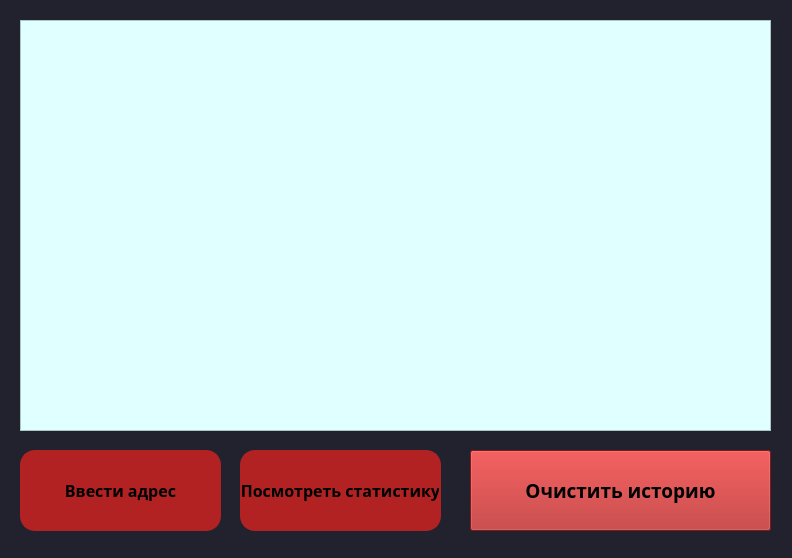
<?xml version="1.0" encoding="UTF-8"?>
<ui version="4.0">
 <class>Form</class>
 <widget class="QWidget" name="Form">
  <property name="geometry">
   <rect>
    <x>0</x>
    <y>0</y>
    <width>792</width>
    <height>558</height>
   </rect>
  </property>
  <property name="font">
   <font>
    <family>Lucida Bright</family>
    <weight>50</weight>
    <italic>false</italic>
    <bold>false</bold>
    <underline>false</underline>
   </font>
  </property>
  <property name="windowTitle">
   <string>AntiCovid</string>
  </property>
  <property name="styleSheet">
   <string notr="true">background-color: #22222e</string>
  </property>
  <widget class="QPushButton" name="get_statistic">
   <property name="enabled">
    <bool>true</bool>
   </property>
   <property name="geometry">
    <rect>
     <x>240</x>
     <y>450</y>
     <width>201</width>
     <height>81</height>
    </rect>
   </property>
   <property name="font">
    <font>
     <family>Microsoft YaHei</family>
     <pointsize>12</pointsize>
     <weight>75</weight>
     <italic>false</italic>
     <bold>true</bold>
     <underline>false</underline>
     <stylestrategy>PreferDefault</stylestrategy>
    </font>
   </property>
   <property name="mouseTracking">
    <bool>false</bool>
   </property>
   <property name="tabletTracking">
    <bool>false</bool>
   </property>
   <property name="focusPolicy">
    <enum>Qt::StrongFocus</enum>
   </property>
   <property name="styleSheet">
    <string notr="true">background-color:#B22222;
border: 2px solid #B22222;
border-radius: 15px;</string>
   </property>
   <property name="text">
    <string>Посмотреть статистику</string>
   </property>
   <property name="shortcut">
    <string/>
   </property>
  </widget>
  <widget class="QPushButton" name="make_adress">
   <property name="geometry">
    <rect>
     <x>20</x>
     <y>450</y>
     <width>201</width>
     <height>81</height>
    </rect>
   </property>
   <property name="font">
    <font>
     <family>Microsoft YaHei</family>
     <pointsize>12</pointsize>
     <weight>75</weight>
     <bold>true</bold>
    </font>
   </property>
   <property name="styleSheet">
    <string notr="true">background-color:#B22222;
border: 2px solid #B22222;
border-radius: 15px;</string>
   </property>
   <property name="text">
    <string>Ввести адрес</string>
   </property>
  </widget>
  <widget class="QListWidget" name="text_chat">
   <property name="enabled">
    <bool>true</bool>
   </property>
   <property name="geometry">
    <rect>
     <x>20</x>
     <y>20</y>
     <width>751</width>
     <height>411</height>
    </rect>
   </property>
   <property name="font">
    <font>
     <family>Microsoft YaHei</family>
     <pointsize>12</pointsize>
     <weight>75</weight>
     <bold>true</bold>
    </font>
   </property>
   <property name="styleSheet">
    <string notr="true">background-color:#E0FFFF</string>
   </property>
  </widget>
  <widget class="QPushButton" name="clear_btn">
   <property name="geometry">
    <rect>
     <x>470</x>
     <y>450</y>
     <width>301</width>
     <height>81</height>
    </rect>
   </property>
   <property name="font">
    <font>
     <family>Microsoft YaHei</family>
     <pointsize>14</pointsize>
     <weight>75</weight>
     <bold>true</bold>
    </font>
   </property>
   <property name="styleSheet">
    <string notr="true">background-color:#B22222</string>
   </property>
   <property name="text">
    <string>Очистить историю</string>
   </property>
  </widget>
 </widget>
 <resources/>
 <connections/>
</ui>
